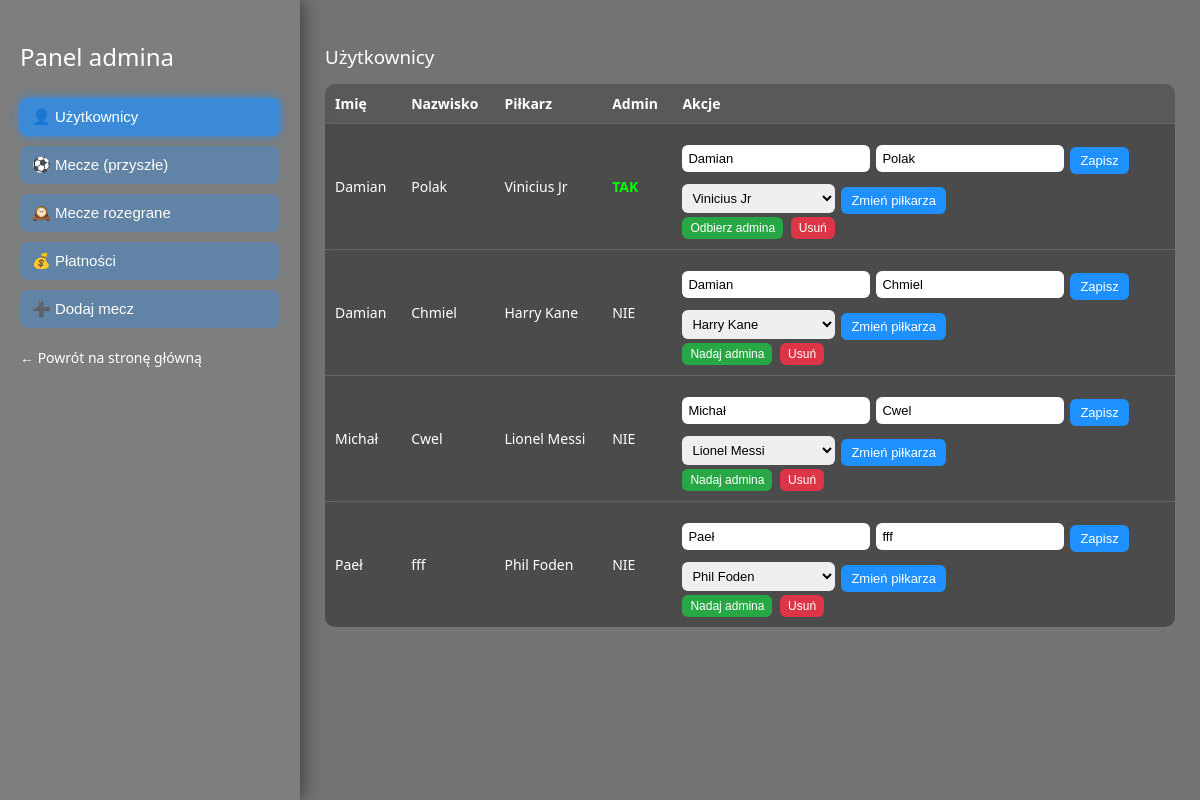
Page /admin (signed in) on the earlier database version.
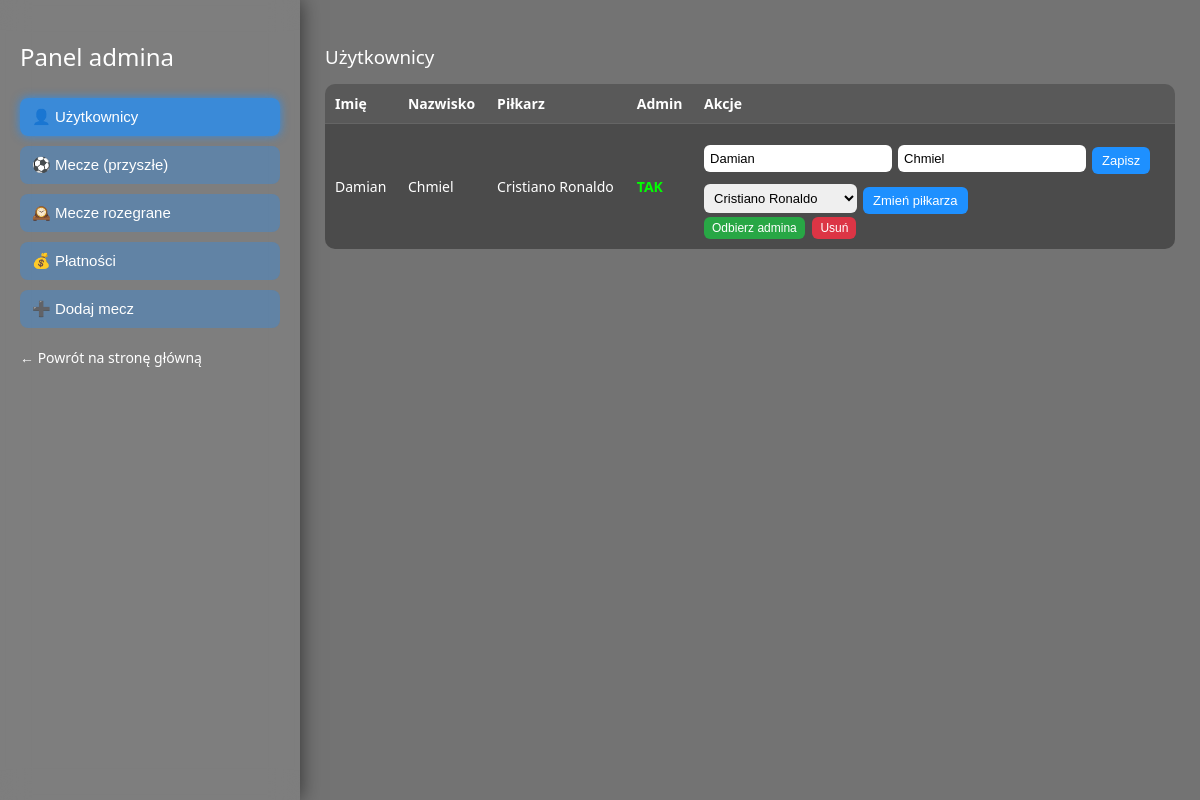
Same page on the later database version.
### tables this page shows
CREATE TABLE users (
            id INTEGER PRIMARY KEY AUTOINCREMENT,
            first_name TEXT NOT NULL,
            last_name TEXT NOT NULL,
            player_alias TEXT UNIQUE NOT NULL,
            is_admin INTEGER DEFAULT 0
        );

### app.py (the view)
@app.route("/admin")
def admin_panel():
    if "user_id" not in session:
        return redirect("/login")
    if session.get("is_admin") != 1:
        return "Brak dostępu"
    conn = get_db()
    users = conn.execute(
        "SELECT id, first_name, last_name, player_alias, is_admin FROM users ORDER BY first_name"
    ).fetchall()
    used_aliases_rows = conn.execute("SELECT player_alias FROM users").fetchall()
    used_aliases = {row["player_alias"] for row in used_aliases_rows}
    available_players = [p for p in ALL_PLAYERS]
    upcoming_matches = conn.execute(
        "SELECT * FROM matches WHERE match_date >= date('now') AND played = 0 ORDER BY match_date, match_time"
    ).fetchall()
    past_not_confirmed = conn.execute(
        "SELECT * FROM matches WHERE match_date < date('now') AND played = 0 ORDER BY match_date DESC, match_time DESC"
    ).fetchall()
    played_matches = conn.execute(
        "SELECT * FROM matches WHERE played = 1 ORDER BY match_date DESC, match_time DESC"
    ).fetchall()
    all_matches = conn.execute(
        "SELECT * FROM matches ORDER BY match_date DESC, match_time DESC"
    ).fetchall()
    signups = conn.execute("""
        SELECT ms.match_id, ms.user_id, ms.paid,
               u.first_name, u.last_name, u.player_alias
        FROM match_signups ms
        JOIN users u ON u.id = ms.user_id
        ORDER BY u.first_name
    """).fetchall()
    conn.close()
    return render_template(
        "admin.html",
        users=users,
        available_players=available_players,
        upcoming_matches=upcoming_matches,
        past_matches=past_not_confirmed,
        played_matches=played_matches,
        all_matches=all_matches,
        signups=signups
    )

### app.py (called while the page is built)
def get_db():
    conn = sqlite3.connect("database.db")
    conn.row_factory = sqlite3.Row
    return conn

### templates/admin.html (shortened to what this page needs)
<!DOCTYPE html>
<html lang="pl">
<head>
</head>
<body>
<div class="overlay"></div>
<div class="layout">
    <div class="sidebar">
        <h2>Panel admina</h2>
        <button id="btn-users" class="nav-btn" onclick="showSection('users')">👤 Użytkownicy</button>
        <button id="btn-upcoming" class="nav-btn" onclick="showSection('upcoming')">⚽ Mecze (przyszłe)</button>
        <button id="btn-past" class="nav-btn" onclick="showSection('past')">🕰️ Mecze rozegrane</button>
        <button id="btn-payments" class="nav-btn" onclick="showSection('payments')">💰 Płatności</button>
        <button id="btn-addmatch" class="nav-btn" onclick="showSection('addmatch')">➕ Dodaj mecz</button>
        <a href="/">← Powrót na stronę główną</a>
    </div>
    <div class="content">
        <div id="users" class="section">
            <h3>Użytkownicy</h3>
            <table>
                <tr>
                    <th>Imię</th>
                    <th>Nazwisko</th>
                    <th>Piłkarz</th>
                    <th>Admin</th>
                    <th>Akcje</th>
                </tr>
                {% for u in users %}
                <tr>
                    <td>{{ u.first_name }}</td>
                    <td>{{ u.last_name }}</td>
                    <td>{{ u.player_alias }}</td>
                    <td>
                        {% if u.is_admin == 1 %}
                        <span class="badge-admin">TAK</span>
                        {% else %}
                        NIE
                        {% endif %}
                    </td>
                    <td>
                        <form action="/admin/user/edit/{{ u.id }}" method="POST" class="form-inline">
                            <input type="text" name="first_name" value="{{ u.first_name }}" placeholder="Imię">
                            <input type="text" name="last_name" value="{{ u.last_name }}" placeholder="Nazwisko">
                            <button type="submit" class="btn-small btn-edit">Zapisz</button>
                        </form>
                        <form action="/admin/user/change_player/{{ u.id }}" method="POST" class="form-inline">
                            <select name="player_alias">
                                <option value="{{ u.player_alias }}">{{ u.player_alias }}</option>
                            </select>
                            <button type="submit" class="btn-small btn-toggle">Zmień piłkarza</button>
                        </form>
                        <form action="/admin/user/toggle_admin/{{ u.id }}" method="POST" style="display:inline;">
                            <button type="submit" class="btn-small btn-green">
                                {% if u.is_admin == 1 %}Odbierz admina{% else %}Nadaj admina{% endif %}
                            </button>
                        </form>
                        <form action="/delete_user/{{ u.id }}" method="POST" style="display:inline;">
                            <button type="submit" class="btn-small btn-delete">Usuń</button>
                        </form>
                    </td>
                </tr>
                {% endfor %}
            </table>
        </div>
    </div>
</div>
</body>
</html>

Differences in the rows shown:
removed users: first_name "Damian", last_name "Chmiel", player_alias "Harry Kane", is_admin "NIE"
removed users: first_name "Michał", last_name "Cwel", player_alias "Lionel Messi", is_admin "NIE"
removed users: first_name "Paeł", last_name "fff", player_alias "Phil Foden", is_admin "NIE"
changed users "Damian": last_name "Polak" → "Chmiel"; player_alias "Vinicius Jr" → "Cristiano Ronaldo"
